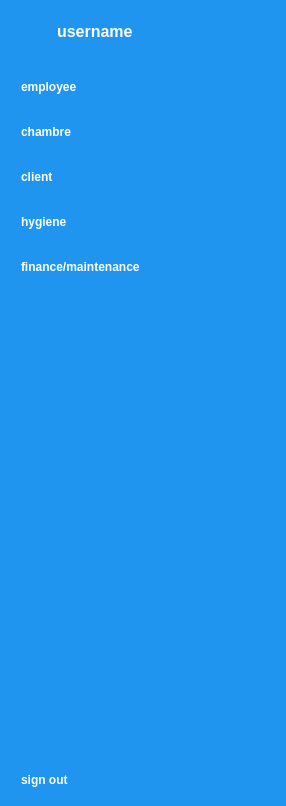
   <widget class="QWidget" name="icon_name_widget" native="true">
    <property name="geometry">
     <rect>
      <x>76</x>
      <y>-10</y>
      <width>284</width>
      <height>806</height>
     </rect>
    </property>
    <property name="styleSheet">
     <string notr="true">QWidget{
	color:white;
	background-color: rgb(31, 149, 239);
}

QPushButton{

color:white;
text-align:left;
height:30px;
border:none;
padding-left:10px;
border-top-left-radius:10px;
border-bottom-left-radius:10px;
}


QPushButton:checked{
background-color:#F5FAFE;
color:#1F95EF;
font-weight:bold;
}
</string>
    </property>
    <layout class="QVBoxLayout" name="verticalLayout_4">
     <property name="rightMargin">
      <number>0</number>
     </property>
     <item>
      <layout class="QHBoxLayout" name="horizontalLayout_2">
       <property name="rightMargin">
        <number>20</number>
       </property>
       <item>
        <widget class="QLabel" name="label_2">
         <property name="minimumSize">
          <size>
           <width>40</width>
           <height>40</height>
          </size>
         </property>
         <property name="maximumSize">
          <size>
           <width>40</width>
           <height>40</height>
          </size>
         </property>
         <property name="text">
          <string/>
         </property>
         <property name="pixmap">
          <pixmap>:/images/profile_pic.png</pixmap>
         </property>
         <property name="scaledContents">
          <bool>true</bool>
         </property>
        </widget>
       </item>
       <item>
        <widget class="QLabel" name="label_3">
         <property name="font">
          <font>
           <pointsize>12</pointsize>
           <weight>75</weight>
           <bold>true</bold>
          </font>
         </property>
         <property name="text">
          <string>username</string>
         </property>
        </widget>
       </item>
      </layout>
     </item>
     <item>
      <layout class="QVBoxLayout" name="verticalLayout_2">
       <property name="spacing">
        <number>15</number>
       </property>
       <property name="topMargin">
        <number>15</number>
       </property>
       <item>
        <widget class="QPushButton" name="pushButton_12">
         <property name="font">
          <font>
           <weight>75</weight>
           <bold>true</bold>
          </font>
         </property>
         <property name="text">
          <string>employee</string>
         </property>
         <property name="icon">
          <iconset>
           <normaloff>images/912267.png</normaloff>images/912267.png</iconset>
         </property>
         <property name="iconSize">
          <size>
           <width>30</width>
           <height>30</height>
          </size>
         </property>
         <property name="checkable">
          <bool>true</bool>
         </property>
         <property name="autoExclusive">
          <bool>true</bool>
         </property>
        </widget>
       </item>
       <item>
        <widget class="QPushButton" name="pushButton_7">
         <property name="font">
          <font>
           <weight>75</weight>
           <bold>true</bold>
          </font>
         </property>
         <property name="text">
          <string>chambre</string>
         </property>
         <property name="icon">
          <iconset>
           <normaloff>images/images (2).png</normaloff>images/images (2).png</iconset>
         </property>
         <property name="iconSize">
          <size>
           <width>30</width>
           <height>30</height>
          </size>
         </property>
         <property name="checkable">
          <bool>true</bool>
         </property>
         <property name="autoExclusive">
          <bool>true</bool>
         </property>
        </widget>
       </item>
       <item>
        <widget class="QPushButton" name="pushButton_9">
         <property name="font">
          <font>
           <weight>75</weight>
           <bold>true</bold>
          </font>
         </property>
         <property name="text">
          <string>client</string>
         </property>
         <property name="icon">
          <iconset>
           <normaloff>images/6009864.png</normaloff>images/6009864.png</iconset>
         </property>
         <property name="iconSize">
          <size>
           <width>30</width>
           <height>30</height>
          </size>
         </property>
         <property name="checkable">
          <bool>true</bool>
         </property>
         <property name="autoExclusive">
          <bool>true</bool>
         </property>
        </widget>
       </item>
       <item>
        <widget class="QPushButton" name="pushButton_8">
         <property name="font">
          <font>
           <weight>75</weight>
           <bold>true</bold>
          </font>
         </property>
         <property name="text">
          <string>hygiene</string>
         </property>
         <property name="icon">
          <iconset>
           <normaloff>m/images (3).png</normaloff>m/images (3).png</iconset>
         </property>
         <property name="iconSize">
          <size>
           <width>30</width>
           <height>30</height>
          </size>
         </property>
         <property name="checkable">
          <bool>true</bool>
         </property>
         <property name="autoExclusive">
          <bool>true</bool>
         </property>
        </widget>
       </item>
       <item>
        <widget class="QPushButton" name="pushButton_10">
         <property name="font">
          <font>
           <weight>75</weight>
           <bold>true</bold>
          </font>
         </property>
         <property name="text">
          <string>finance/maintenance</string>
         </property>
         <property name="icon">
          <iconset>
           <normaloff>im/images (3).png</normaloff>im/images (3).png</iconset>
         </property>
         <property name="iconSize">
          <size>
           <width>30</width>
           <height>30</height>
          </size>
         </property>
         <property name="checkable">
          <bool>true</bool>
         </property>
         <property name="autoExclusive">
          <bool>true</bool>
         </property>
        </widget>
       </item>
      </layout>
     </item>
     <item>
      <widget class="QLabel" name="label_4">
       <property name="minimumSize">
        <size>
         <width>275</width>
         <height>183</height>
        </size>
       </property>
       <property name="text">
        <string/>
       </property>
       <property name="pixmap">
        <pixmap>m/images (4).jpeg</pixmap>
       </property>
      </widget>
     </item>
     <item>
      <spacer name="verticalSpacer_2">
       <property name="orientation">
        <enum>Qt::Vertical</enum>
       </property>
       <property name="sizeHint" stdset="0">
        <size>
         <width>20</width>
         <height>475</height>
        </size>
       </property>
      </spacer>
     </item>
     <item>
      <widget class="QPushButton" name="pushButton_11">
       <property name="font">
        <font>
         <weight>75</weight>
         <bold>true</bold>
        </font>
       </property>
       <property name="text">
        <string>sign out</string>
       </property>
       <property name="icon">
        <iconset>
         <normaloff>:/images/log_out_white.png</normaloff>:/images/log_out_white.png</iconset>
       </property>
       <property name="iconSize">
        <size>
         <width>30</width>
         <height>30</height>
        </size>
       </property>
      </widget>
     </item>
    </layout>
   </widget>
